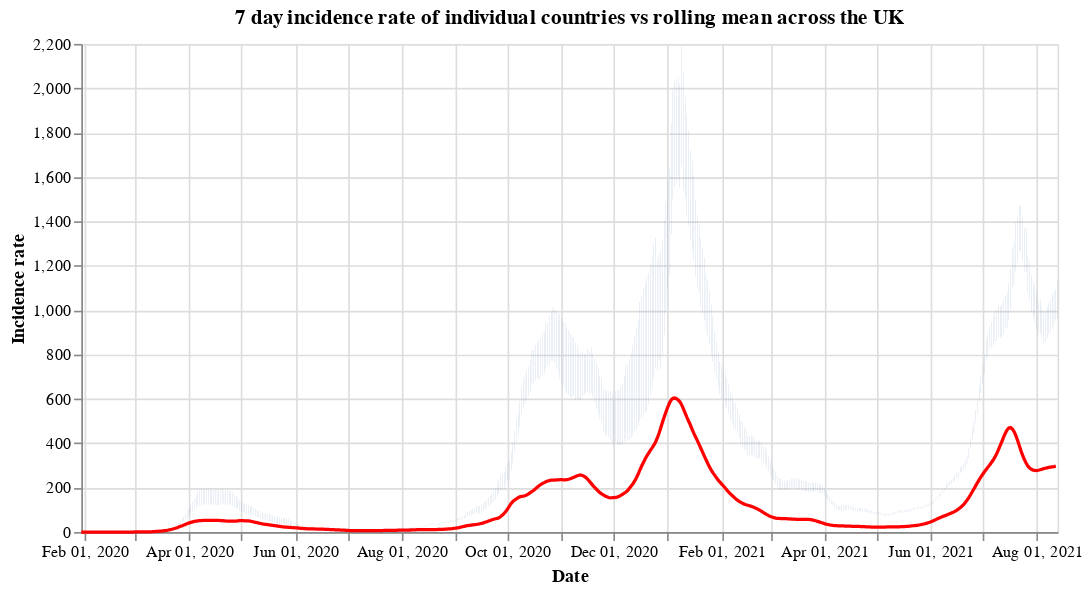

Source (notebook cell):
### Code cell
#collapse
countries = uk_cases['areaName'].unique()
countries.sort()

selection = alt.selection_single(
    name='Select',
    fields=['areaName'],
    init={'areaName': 'Wales'},
    bind={'areaName': alt.binding_select(options=countries)}
)

# scatter plot, modify opacity based on selection
bars = alt.Chart(uk_cases).mark_bar().add_selection(
    selection
).encode(
    x=alt.X("yearmonthdate(date):T", axis=alt.Axis(title='Date')),
    y=alt.Y("weeklyCasesRate:Q", axis=alt.Axis(title='Incidence rate')),
    tooltip='weeklyCasesRate:Q',
    opacity=alt.condition(selection, alt.value(1), alt.value(0))
).properties(title=f'7 day incidence rate of individual countries vs rolling mean across the UK', width=600)

line = alt.Chart(overview_cases).mark_line(
    color='red',
    size=2,
).transform_window(
    rolling_mean='mean(weeklyCasesRate)',
    frame=[0, 7]
).encode(
    x='yearmonthdate(date):T',
    y='rolling_mean:Q'
)

alt.layer(bars, line)

### Figure 1 — Vega-Lite specification as saved in the notebook (floating-point values rounded to 4 significant figures; data arrays with more than 128 entries replaced by an {"elided": "..."} marker saying what was removed)
{"config": {"view": {"continuousWidth": 400, "continuousHeight": 300}}, "layer": [{"data": {"name": "data-da827cc39b5c723dcd2e0bf4193b8945"}, "mark": "bar", "encoding": {"opacity": {"condition": {"value": 1, "selection": "Select"}, "value": 0}, "tooltip": {"type": "quantitative", "field": "weeklyCasesRate"}, "x": {"type": "temporal", "axis": {"title": "Date"}, "field": "date", "timeUnit": "yearmonthdate"}, "y": {"type": "quantitative", "axis": {"title": "Incidence rate"}, "field": "weeklyCasesRate"}}, "selection": {"Select": {"type": "single", "fields": ["areaName"], "init": {"areaName": "Wales"}, "bind": {"areaName": {"input": "select", "options": ["England", "Northern Ireland", "Scotland", "Wales"]}}}}, "title": "7 day incidence rate of individual countries vs rolling mean across the UK", "width": 600}, {"data": {"name": "data-e0dbd3635b002a726994ae345b377cf5"}, "mark": {"type": "line", "color": "red", "size": 2}, "encoding": {"x": {"type": "temporal", "field": "date", "timeUnit": "yearmonthdate"}, "y": {"type": "quantitative", "field": "rolling_mean"}}, "transform": [{"window": [{"op": "mean", "field": "weeklyCasesRate", "as": "rolling_mean"}], "frame": [0, 7]}]}], "$schema": "https://vega.github.io/schema/vega-lite/v4.8.1.json", "datasets": {"data-da827cc39b5c723dcd2e0bf4193b8945": {"elided": "2152 records"}, "data-e0dbd3635b002a726994ae345b377cf5": {"elided": "561 records"}}}
